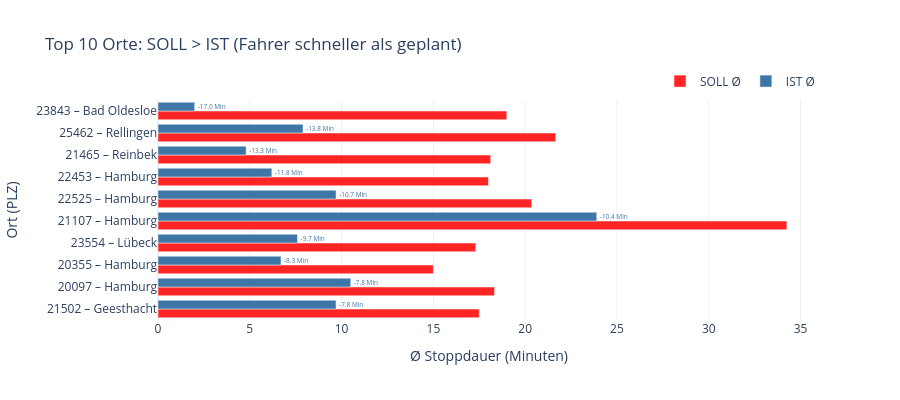

The notebook cell this image was saved under:
### Code cell
# Fahrer schneller als geplant top 10
top10_soll_groesser = (merged[merged['Abweichung_Avg'] < 0].nsmallest(10, 'Abweichung_Avg').sort_values('Abweichung_Avg', ascending=False) .copy())
top10_soll_groesser['label'] = top10_soll_groesser['PLZ'].astype(str) + ' – ' + top10_soll_groesser['ORT']

fig1 = go.Figure()

fig1.add_trace(go.Bar(
    y=top10_soll_groesser['label'],
    x=top10_soll_groesser['Soll_Avg'],
    name='SOLL Ø',
    orientation='h',
    marker_color='#ff0000',
    opacity=0.85
))

fig1.add_trace(go.Bar(
    y=top10_soll_groesser['label'],
    x=top10_soll_groesser['Ist_Avg'],
    name='IST Ø',
    orientation='h',
    marker_color='#00498b',
    opacity=0.75,
    text=top10_soll_groesser['Abweichung_Avg'].round(1).apply(lambda v: f'{v:.1f} Min'),
    textposition='outside',
    textfont=dict(color='#00498b', size=11)
))

fig1.update_layout(
    template='plotly_white',
    barmode='group',
    title='Top 10 Orte: SOLL > IST (Fahrer schneller als geplant)',
    xaxis_title='Ø Stoppdauer (Minuten)',
    yaxis_title='Ort (PLZ)',
    height=400,
    legend=dict(orientation='h', yanchor='bottom', y=1.02, xanchor='right', x=1)
)

fig1.show()

### Figure 1 — Plotly figure (JSON) as saved in the notebook; plotly's stock layout.template omitted (floating-point values rounded to 4 significant figures)
{"data": [{"marker": {"color": "#ff0000"}, "name": "SOLL Ø", "opacity": 0.85, "orientation": "h", "type": "bar", "x": [17.5, 18.33, 15.0, 17.31, 34.26, 20.36, 18.0, 18.12, 21.67, 19.0], "y": ["21502 – Geesthacht", "20097 – Hamburg", "20355 – Hamburg", "23554 – Lübeck", "21107 – Hamburg", "22525 – Hamburg", "22453 – Hamburg", "21465 – Reinbek", "25462 – Rellingen", "23843 – Bad Oldesloe"]}, {"marker": {"color": "#00498b"}, "name": "IST Ø", "opacity": 0.75, "orientation": "h", "text": ["-7.8 Min", "-7.8 Min", "-8.3 Min", "-9.7 Min", "-10.4 Min", "-10.7 Min", "-11.8 Min", "-13.3 Min", "-13.8 Min", "-17.0 Min"], "textfont": {"color": "#00498b", "size": 11}, "textposition": "outside", "type": "bar", "x": [9.7, 10.5, 6.7, 7.6, 23.9, 9.7, 6.2, 4.8, 7.9, 2.0], "y": ["21502 – Geesthacht", "20097 – Hamburg", "20355 – Hamburg", "23554 – Lübeck", "21107 – Hamburg", "22525 – Hamburg", "22453 – Hamburg", "21465 – Reinbek", "25462 – Rellingen", "23843 – Bad Oldesloe"]}], "layout": {"barmode": "group", "height": 400, "legend": {"orientation": "h", "x": 1, "xanchor": "right", "y": 1.02, "yanchor": "bottom"}, "title": {"text": "Top 10 Orte: SOLL > IST (Fahrer schneller als geplant)"}, "xaxis": {"title": {"text": "Ø Stoppdauer (Minuten)"}}, "yaxis": {"title": {"text": "Ort (PLZ)"}}}}
